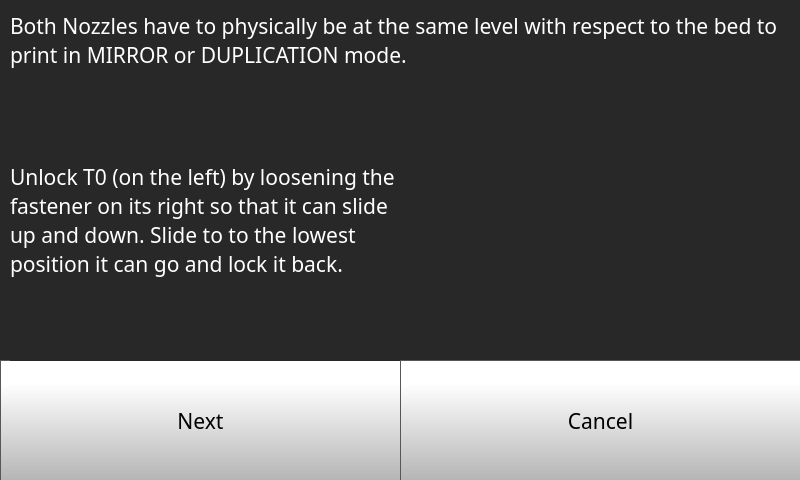
<?xml version="1.0" encoding="UTF-8"?>
<ui version="4.0">
 <class>Form</class>
 <widget class="QWidget" name="Form">
  <property name="geometry">
   <rect>
    <x>0</x>
    <y>0</y>
    <width>800</width>
    <height>480</height>
   </rect>
  </property>
  <property name="minimumSize">
   <size>
    <width>800</width>
    <height>480</height>
   </size>
  </property>
  <property name="maximumSize">
   <size>
    <width>800</width>
    <height>480</height>
   </size>
  </property>
  <property name="windowTitle">
   <string>Form</string>
  </property>
  <widget class="QStackedWidget" name="stackedWidget">
   <property name="geometry">
    <rect>
     <x>0</x>
     <y>0</y>
     <width>800</width>
     <height>480</height>
    </rect>
   </property>
   <property name="minimumSize">
    <size>
     <width>800</width>
     <height>480</height>
    </size>
   </property>
   <property name="maximumSize">
    <size>
     <width>800</width>
     <height>480</height>
    </size>
   </property>
   <property name="styleSheet">
    <string notr="true">background-color: rgb(40, 40, 40);


</string>
   </property>
   <property name="currentIndex">
    <number>0</number>
   </property>
   <widget class="QWidget" name="idexConfigStep1Page">
    <widget class="QPushButton" name="idexConfigStep1NextButton">
     <property name="geometry">
      <rect>
       <x>0</x>
       <y>360</y>
       <width>401</width>
       <height>121</height>
      </rect>
     </property>
     <property name="font">
      <font>
       <family>Gotham</family>
       <pointsize>16</pointsize>
      </font>
     </property>
     <property name="styleSheet">
      <string notr="true">QPushButton {
     border: 1px solid rgb(87, 87, 87);
	background-color: qlineargradient(spread:pad, x1:0, y1:1, x2:0, y2:0.188, stop:0 rgba(180, 180, 180, 255), stop:1 rgba(255, 255, 255, 255));


}

QPushButton:pressed {
    background-color: qlineargradient(x1: 0, y1: 0, x2: 0, y2: 1,
                                      stop: 0 #dadbde, stop: 1 #f6f7fa);
}

QPushButton:flat {
    border: none; /* no border for a flat push button */
}

QPushButton:default {
    border-color: navy; /* make the default button prominent */
}

QPushButton:focus {
	outline: none;
}</string>
     </property>
     <property name="text">
      <string>Next</string>
     </property>
     <property name="iconSize">
      <size>
       <width>40</width>
       <height>40</height>
      </size>
     </property>
    </widget>
    <widget class="QLabel" name="calibrateLabel_8">
     <property name="geometry">
      <rect>
       <x>10</x>
       <y>10</y>
       <width>781</width>
       <height>61</height>
      </rect>
     </property>
     <property name="font">
      <font>
       <family>Gotham</family>
       <pointsize>16</pointsize>
       <weight>50</weight>
       <bold>false</bold>
      </font>
     </property>
     <property name="styleSheet">
      <string notr="true">color: rgb(255, 255, 255);</string>
     </property>
     <property name="text">
      <string>Both Nozzles have to physically be at the same level with respect to the bed to print in MIRROR or DUPLICATION mode.</string>
     </property>
     <property name="wordWrap">
      <bool>true</bool>
     </property>
    </widget>
    <widget class="QLabel" name="calibrateLabel_14">
     <property name="geometry">
      <rect>
       <x>10</x>
       <y>80</y>
       <width>391</width>
       <height>281</height>
      </rect>
     </property>
     <property name="font">
      <font>
       <family>Gotham</family>
       <pointsize>16</pointsize>
       <weight>50</weight>
       <bold>false</bold>
      </font>
     </property>
     <property name="styleSheet">
      <string notr="true">color: rgb(255, 255, 255);</string>
     </property>
     <property name="text">
      <string>Unlock T0 (on the left) by loosening the fastener on its right so that it can slide up and down. Slide to to the lowest position it can go and lock it back.</string>
     </property>
     <property name="wordWrap">
      <bool>true</bool>
     </property>
    </widget>
    <widget class="QLabel" name="Nozzlelevel1">
     <property name="geometry">
      <rect>
       <x>420</x>
       <y>80</y>
       <width>361</width>
       <height>261</height>
      </rect>
     </property>
     <property name="text">
      <string/>
     </property>
     <property name="alignment">
      <set>Qt::AlignCenter</set>
     </property>
    </widget>
    <widget class="QPushButton" name="idexConfigStep1CancelButton">
     <property name="enabled">
      <bool>true</bool>
     </property>
     <property name="geometry">
      <rect>
       <x>400</x>
       <y>360</y>
       <width>401</width>
       <height>121</height>
      </rect>
     </property>
     <property name="font">
      <font>
       <family>Gotham</family>
       <pointsize>16</pointsize>
      </font>
     </property>
     <property name="styleSheet">
      <string notr="true">QPushButton {
     border: 1px solid rgb(87, 87, 87);
	background-color: qlineargradient(spread:pad, x1:0, y1:1, x2:0, y2:0.188, stop:0 rgba(180, 180, 180, 255), stop:1 rgba(255, 255, 255, 255));


}

QPushButton:pressed {
    background-color: qlineargradient(x1: 0, y1: 0, x2: 0, y2: 1,
                                      stop: 0 #dadbde, stop: 1 #f6f7fa);
}

QPushButton:flat {
    border: none; /* no border for a flat push button */
}

QPushButton:default {
    border-color: navy; /* make the default button prominent */
}

QPushButton:focus {
	outline: none;
}</string>
     </property>
     <property name="text">
      <string>Cancel</string>
     </property>
     <property name="iconSize">
      <size>
       <width>40</width>
       <height>40</height>
      </size>
     </property>
    </widget>
   </widget>
   <widget class="QWidget" name="idexConfigStep2Page">
    <widget class="QPushButton" name="idexConfigStep2CancelButton">
     <property name="geometry">
      <rect>
       <x>400</x>
       <y>360</y>
       <width>401</width>
       <height>121</height>
      </rect>
     </property>
     <property name="font">
      <font>
       <family>Gotham</family>
       <pointsize>16</pointsize>
      </font>
     </property>
     <property name="styleSheet">
      <string notr="true">QPushButton {
     border: 1px solid rgb(87, 87, 87);
	background-color: qlineargradient(spread:pad, x1:0, y1:1, x2:0, y2:0.188, stop:0 rgba(180, 180, 180, 255), stop:1 rgba(255, 255, 255, 255));


}

QPushButton:pressed {
    background-color: qlineargradient(x1: 0, y1: 0, x2: 0, y2: 1,
                                      stop: 0 #dadbde, stop: 1 #f6f7fa);
}

QPushButton:flat {
    border: none; /* no border for a flat push button */
}

QPushButton:default {
    border-color: navy; /* make the default button prominent */
}

QPushButton:focus {
	outline: none;
}</string>
     </property>
     <property name="text">
      <string>Cancel</string>
     </property>
     <property name="iconSize">
      <size>
       <width>40</width>
       <height>40</height>
      </size>
     </property>
    </widget>
    <widget class="QLabel" name="calibrateLabel_9">
     <property name="geometry">
      <rect>
       <x>10</x>
       <y>10</y>
       <width>781</width>
       <height>31</height>
      </rect>
     </property>
     <property name="font">
      <font>
       <family>Gotham</family>
       <pointsize>16</pointsize>
       <weight>50</weight>
       <bold>false</bold>
      </font>
     </property>
     <property name="styleSheet">
      <string notr="true">color: rgb(255, 255, 255);</string>
     </property>
     <property name="text">
      <string>Level the Bed</string>
     </property>
     <property name="wordWrap">
      <bool>true</bool>
     </property>
    </widget>
    <widget class="QLabel" name="CalibrationPoint1_2">
     <property name="geometry">
      <rect>
       <x>420</x>
       <y>70</y>
       <width>361</width>
       <height>261</height>
      </rect>
     </property>
     <property name="text">
      <string/>
     </property>
     <property name="alignment">
      <set>Qt::AlignCenter</set>
     </property>
    </widget>
    <widget class="QPushButton" name="idexConfigStep2NextButton">
     <property name="geometry">
      <rect>
       <x>0</x>
       <y>360</y>
       <width>401</width>
       <height>121</height>
      </rect>
     </property>
     <property name="font">
      <font>
       <family>Gotham</family>
       <pointsize>16</pointsize>
      </font>
     </property>
     <property name="styleSheet">
      <string notr="true">QPushButton {
     border: 1px solid rgb(87, 87, 87);
	background-color: qlineargradient(spread:pad, x1:0, y1:1, x2:0, y2:0.188, stop:0 rgba(180, 180, 180, 255), stop:1 rgba(255, 255, 255, 255));


}

QPushButton:pressed {
    background-color: qlineargradient(x1: 0, y1: 0, x2: 0, y2: 1,
                                      stop: 0 #dadbde, stop: 1 #f6f7fa);
}

QPushButton:flat {
    border: none; /* no border for a flat push button */
}

QPushButton:default {
    border-color: navy; /* make the default button prominent */
}

QPushButton:focus {
	outline: none;
}</string>
     </property>
     <property name="text">
      <string>Next</string>
     </property>
     <property name="iconSize">
      <size>
       <width>40</width>
       <height>40</height>
      </size>
     </property>
    </widget>
    <widget class="QLabel" name="calibrateLabel_15">
     <property name="geometry">
      <rect>
       <x>10</x>
       <y>80</y>
       <width>391</width>
       <height>281</height>
      </rect>
     </property>
     <property name="font">
      <font>
       <family>Gotham</family>
       <pointsize>16</pointsize>
       <weight>50</weight>
       <bold>false</bold>
      </font>
     </property>
     <property name="styleSheet">
      <string notr="true">color: rgb(255, 255, 255);</string>
     </property>
     <property name="text">
      <string>Tighten the front right screw, and measure the height with the help of an A4 sheet of Paper as a measuring guage</string>
     </property>
     <property name="wordWrap">
      <bool>true</bool>
     </property>
    </widget>
   </widget>
   <widget class="QWidget" name="idexConfigStep3Page">
    <widget class="QLabel" name="CalibrationPoint2_2">
     <property name="geometry">
      <rect>
       <x>420</x>
       <y>80</y>
       <width>361</width>
       <height>261</height>
      </rect>
     </property>
     <property name="text">
      <string/>
     </property>
     <property name="alignment">
      <set>Qt::AlignCenter</set>
     </property>
    </widget>
    <widget class="QLabel" name="calibrateLabel_11">
     <property name="geometry">
      <rect>
       <x>10</x>
       <y>10</y>
       <width>781</width>
       <height>31</height>
      </rect>
     </property>
     <property name="font">
      <font>
       <family>Gotham</family>
       <pointsize>16</pointsize>
       <weight>50</weight>
       <bold>false</bold>
      </font>
     </property>
     <property name="styleSheet">
      <string notr="true">color: rgb(255, 255, 255);</string>
     </property>
     <property name="text">
      <string>Level the Bed</string>
     </property>
     <property name="wordWrap">
      <bool>true</bool>
     </property>
    </widget>
    <widget class="QPushButton" name="idexConfigStep3CancelButton">
     <property name="geometry">
      <rect>
       <x>400</x>
       <y>360</y>
       <width>401</width>
       <height>121</height>
      </rect>
     </property>
     <property name="font">
      <font>
       <family>Gotham</family>
       <pointsize>16</pointsize>
      </font>
     </property>
     <property name="styleSheet">
      <string notr="true">QPushButton {
     border: 1px solid rgb(87, 87, 87);
	background-color: qlineargradient(spread:pad, x1:0, y1:1, x2:0, y2:0.188, stop:0 rgba(180, 180, 180, 255), stop:1 rgba(255, 255, 255, 255));


}

QPushButton:pressed {
    background-color: qlineargradient(x1: 0, y1: 0, x2: 0, y2: 1,
                                      stop: 0 #dadbde, stop: 1 #f6f7fa);
}

QPushButton:flat {
    border: none; /* no border for a flat push button */
}

QPushButton:default {
    border-color: navy; /* make the default button prominent */
}

QPushButton:focus {
	outline: none;
}</string>
     </property>
     <property name="text">
      <string>Cancel</string>
     </property>
     <property name="iconSize">
      <size>
       <width>40</width>
       <height>40</height>
      </size>
     </property>
    </widget>
    <widget class="QPushButton" name="idexConfigStep3NextButton">
     <property name="geometry">
      <rect>
       <x>0</x>
       <y>360</y>
       <width>401</width>
       <height>121</height>
      </rect>
     </property>
     <property name="font">
      <font>
       <family>Gotham</family>
       <pointsize>16</pointsize>
      </font>
     </property>
     <property name="styleSheet">
      <string notr="true">QPushButton {
     border: 1px solid rgb(87, 87, 87);
	background-color: qlineargradient(spread:pad, x1:0, y1:1, x2:0, y2:0.188, stop:0 rgba(180, 180, 180, 255), stop:1 rgba(255, 255, 255, 255));


}

QPushButton:pressed {
    background-color: qlineargradient(x1: 0, y1: 0, x2: 0, y2: 1,
                                      stop: 0 #dadbde, stop: 1 #f6f7fa);
}

QPushButton:flat {
    border: none; /* no border for a flat push button */
}

QPushButton:default {
    border-color: navy; /* make the default button prominent */
}

QPushButton:focus {
	outline: none;
}</string>
     </property>
     <property name="text">
      <string>Next</string>
     </property>
     <property name="iconSize">
      <size>
       <width>40</width>
       <height>40</height>
      </size>
     </property>
    </widget>
    <widget class="QLabel" name="calibrateLabel_16">
     <property name="geometry">
      <rect>
       <x>10</x>
       <y>80</y>
       <width>391</width>
       <height>281</height>
      </rect>
     </property>
     <property name="font">
      <font>
       <family>Gotham</family>
       <pointsize>16</pointsize>
       <weight>50</weight>
       <bold>false</bold>
      </font>
     </property>
     <property name="styleSheet">
      <string notr="true">color: rgb(255, 255, 255);</string>
     </property>
     <property name="text">
      <string>Tighten the front right screw, and measure the height with the help of an A4 sheet of Paper as a measuring guage</string>
     </property>
     <property name="wordWrap">
      <bool>true</bool>
     </property>
    </widget>
   </widget>
   <widget class="QWidget" name="idexConfigStep4Page">
    <widget class="QLabel" name="calibrateLabel_12">
     <property name="geometry">
      <rect>
       <x>10</x>
       <y>10</y>
       <width>781</width>
       <height>91</height>
      </rect>
     </property>
     <property name="font">
      <font>
       <family>Gotham</family>
       <pointsize>16</pointsize>
       <weight>50</weight>
       <bold>false</bold>
      </font>
     </property>
     <property name="styleSheet">
      <string notr="true">color: rgb(255, 255, 255);</string>
     </property>
     <property name="text">
      <string>Repeat the same using the back leveling screw</string>
     </property>
     <property name="wordWrap">
      <bool>true</bool>
     </property>
    </widget>
    <widget class="QPushButton" name="idexConfigStep4CancelButton">
     <property name="geometry">
      <rect>
       <x>400</x>
       <y>360</y>
       <width>401</width>
       <height>121</height>
      </rect>
     </property>
     <property name="font">
      <font>
       <family>Gotham</family>
       <pointsize>16</pointsize>
      </font>
     </property>
     <property name="styleSheet">
      <string notr="true">QPushButton {
     border: 1px solid rgb(87, 87, 87);
	background-color: qlineargradient(spread:pad, x1:0, y1:1, x2:0, y2:0.188, stop:0 rgba(180, 180, 180, 255), stop:1 rgba(255, 255, 255, 255));


}

QPushButton:pressed {
    background-color: qlineargradient(x1: 0, y1: 0, x2: 0, y2: 1,
                                      stop: 0 #dadbde, stop: 1 #f6f7fa);
}

QPushButton:flat {
    border: none; /* no border for a flat push button */
}

QPushButton:default {
    border-color: navy; /* make the default button prominent */
}

QPushButton:focus {
	outline: none;
}</string>
     </property>
     <property name="text">
      <string>Cancel</string>
     </property>
     <property name="iconSize">
      <size>
       <width>40</width>
       <height>40</height>
      </size>
     </property>
    </widget>
    <widget class="QLabel" name="CalibrationPoint3">
     <property name="geometry">
      <rect>
       <x>10</x>
       <y>100</y>
       <width>781</width>
       <height>251</height>
      </rect>
     </property>
     <property name="text">
      <string/>
     </property>
     <property name="alignment">
      <set>Qt::AlignCenter</set>
     </property>
    </widget>
    <widget class="QPushButton" name="idexConfigStep4NextButton">
     <property name="geometry">
      <rect>
       <x>0</x>
       <y>360</y>
       <width>401</width>
       <height>121</height>
      </rect>
     </property>
     <property name="font">
      <font>
       <family>Gotham</family>
       <pointsize>16</pointsize>
      </font>
     </property>
     <property name="styleSheet">
      <string notr="true">QPushButton {
     border: 1px solid rgb(87, 87, 87);
	background-color: qlineargradient(spread:pad, x1:0, y1:1, x2:0, y2:0.188, stop:0 rgba(180, 180, 180, 255), stop:1 rgba(255, 255, 255, 255));


}

QPushButton:pressed {
    background-color: qlineargradient(x1: 0, y1: 0, x2: 0, y2: 1,
                                      stop: 0 #dadbde, stop: 1 #f6f7fa);
}

QPushButton:flat {
    border: none; /* no border for a flat push button */
}

QPushButton:default {
    border-color: navy; /* make the default button prominent */
}

QPushButton:focus {
	outline: none;
}</string>
     </property>
     <property name="text">
      <string>Next</string>
     </property>
     <property name="iconSize">
      <size>
       <width>40</width>
       <height>40</height>
      </size>
     </property>
    </widget>
   </widget>
   <widget class="QWidget" name="idexConfigStep5Page">
    <widget class="QPushButton" name="moveZPIdexButton">
     <property name="geometry">
      <rect>
       <x>140</x>
       <y>10</y>
       <width>261</width>
       <height>81</height>
      </rect>
     </property>
     <property name="minimumSize">
      <size>
       <width>0</width>
       <height>0</height>
      </size>
     </property>
     <property name="font">
      <font>
       <family>Gotham</family>
       <pointsize>16</pointsize>
      </font>
     </property>
     <property name="styleSheet">
      <string notr="true">QPushButton {
     border: 1px solid rgb(87, 87, 87);

	background-color: qlineargradient(spread:pad, x1:0, y1:1, x2:0, y2:0.188, stop:0 rgba(180, 180, 180, 255), stop:1 rgba(255, 255, 255, 255));
	border-bottom-left-radius: 15px;
	border-top-left-radius: 15px;
}

QPushButton:pressed {
    background-color: qlineargradient(x1: 0, y1: 0, x2: 0, y2: 1,
                                      stop: 0 #dadbde, stop: 1 #f6f7fa);
}

QPushButton:flat {
    border: none; /* no border for a flat push button */
}

QPushButton:default {
    border-color: navy; /* make the default button prominent */
}

QPushButton:focus {
	outline: none;
}</string>
     </property>
     <property name="text">
      <string/>
     </property>
     <property name="icon">
      <iconset resource="../../resources/resource.qrc">
       <normaloff>:/Navigation/img/Navigation/arrows-5.png</normaloff>:/Navigation/img/Navigation/arrows-5.png</iconset>
     </property>
     <property name="iconSize">
      <size>
       <width>150</width>
       <height>150</height>
      </size>
     </property>
     <property name="checkable">
      <bool>false</bool>
     </property>
     <property name="autoDefault">
      <bool>false</bool>
     </property>
     <property name="default">
      <bool>false</bool>
     </property>
     <property name="flat">
      <bool>false</bool>
     </property>
    </widget>
    <widget class="QLabel" name="toolZOffsetLabel_7">
     <property name="geometry">
      <rect>
       <x>10</x>
       <y>320</y>
       <width>791</width>
       <height>31</height>
      </rect>
     </property>
     <property name="font">
      <font>
       <family>MS Shell Dlg 2</family>
       <pointsize>10</pointsize>
       <weight>50</weight>
       <bold>false</bold>
      </font>
     </property>
     <property name="styleSheet">
      <string notr="true">color: rgb(255, 255, 255);</string>
     </property>
     <property name="text">
      <string>Step 3: Lock the position of the tools by tightening the fastener on their right.</string>
     </property>
     <property name="wordWrap">
      <bool>true</bool>
     </property>
    </widget>
    <widget class="QLabel" name="toolZOffsetLabel_5">
     <property name="geometry">
      <rect>
       <x>10</x>
       <y>260</y>
       <width>791</width>
       <height>21</height>
      </rect>
     </property>
     <property name="font">
      <font>
       <family>MS Shell Dlg 2</family>
       <pointsize>10</pointsize>
       <weight>50</weight>
       <bold>false</bold>
      </font>
     </property>
     <property name="styleSheet">
      <string notr="true">color: rgb(255, 255, 255);</string>
     </property>
     <property name="text">
      <string>Step 1: Move the Bed up untill BOTH nozzes just touch the bed.</string>
     </property>
     <property name="wordWrap">
      <bool>true</bool>
     </property>
    </widget>
    <widget class="QPushButton" name="moveZMIdexButton">
     <property name="geometry">
      <rect>
       <x>400</x>
       <y>10</y>
       <width>251</width>
       <height>81</height>
      </rect>
     </property>
     <property name="minimumSize">
      <size>
       <width>0</width>
       <height>0</height>
      </size>
     </property>
     <property name="font">
      <font>
       <family>Gotham</family>
       <pointsize>16</pointsize>
      </font>
     </property>
     <property name="styleSheet">
      <string notr="true">QPushButton {
     border: 1px solid rgb(87, 87, 87);

	background-color: qlineargradient(spread:pad, x1:0, y1:1, x2:0, y2:0.188, stop:0 rgba(180, 180, 180, 255), stop:1 rgba(255, 255, 255, 255));
	border-bottom-right-radius: 15px;
	border-top-right-radius: 15px;
}

QPushButton:pressed {
    background-color: qlineargradient(x1: 0, y1: 0, x2: 0, y2: 1,
                                      stop: 0 #dadbde, stop: 1 #f6f7fa);
}

QPushButton:flat {
    border: none; /* no border for a flat push button */
}

QPushButton:default {
    border-color: navy; /* make the default button prominent */
}

QPushButton:focus {
	outline: none;
}</string>
     </property>
     <property name="text">
      <string/>
     </property>
     <property name="icon">
      <iconset resource="../../resources/resource.qrc">
       <normaloff>:/Navigation/img/Navigation/arrows.png</normaloff>:/Navigation/img/Navigation/arrows.png</iconset>
     </property>
     <property name="iconSize">
      <size>
       <width>150</width>
       <height>150</height>
      </size>
     </property>
     <property name="checkable">
      <bool>false</bool>
     </property>
     <property name="autoDefault">
      <bool>false</bool>
     </property>
     <property name="default">
      <bool>false</bool>
     </property>
     <property name="flat">
      <bool>false</bool>
     </property>
    </widget>
    <widget class="QLabel" name="toolZOffsetLabel_6">
     <property name="geometry">
      <rect>
       <x>10</x>
       <y>290</y>
       <width>791</width>
       <height>21</height>
      </rect>
     </property>
     <property name="font">
      <font>
       <family>MS Shell Dlg 2</family>
       <pointsize>10</pointsize>
       <weight>50</weight>
       <bold>false</bold>
      </font>
     </property>
     <property name="styleSheet">
      <string notr="true">color: rgb(255, 255, 255);</string>
     </property>
     <property name="text">
      <string>Step 2: Physically slide the tools up and down in the carriage such that their nozzles lightly touch the bed. </string>
     </property>
     <property name="wordWrap">
      <bool>true</bool>
     </property>
    </widget>
    <widget class="QPushButton" name="idexConfigStep5CancelButton">
     <property name="geometry">
      <rect>
       <x>400</x>
       <y>360</y>
       <width>401</width>
       <height>121</height>
      </rect>
     </property>
     <property name="font">
      <font>
       <family>Gotham</family>
       <pointsize>16</pointsize>
      </font>
     </property>
     <property name="styleSheet">
      <string notr="true">QPushButton {
     border: 1px solid rgb(87, 87, 87);
	background-color: qlineargradient(spread:pad, x1:0, y1:1, x2:0, y2:0.188, stop:0 rgba(180, 180, 180, 255), stop:1 rgba(255, 255, 255, 255));


}

QPushButton:pressed {
    background-color: qlineargradient(x1: 0, y1: 0, x2: 0, y2: 1,
                                      stop: 0 #dadbde, stop: 1 #f6f7fa);
}

QPushButton:flat {
    border: none; /* no border for a flat push button */
}

QPushButton:default {
    border-color: navy; /* make the default button prominent */
}

QPushButton:focus {
	outline: none;
}</string>
     </property>
     <property name="text">
      <string>Cancel</string>
     </property>
     <property name="iconSize">
      <size>
       <width>40</width>
       <height>40</height>
      </size>
     </property>
    </widget>
    <widget class="QLabel" name="Nozzlelevel2">
     <property name="geometry">
      <rect>
       <x>20</x>
       <y>100</y>
       <width>761</width>
       <height>151</height>
      </rect>
     </property>
     <property name="text">
      <string/>
     </property>
     <property name="alignment">
      <set>Qt::AlignCenter</set>
     </property>
    </widget>
    <widget class="QPushButton" name="idexConfigStep5NextButton">
     <property name="geometry">
      <rect>
       <x>0</x>
       <y>360</y>
       <width>401</width>
       <height>121</height>
      </rect>
     </property>
     <property name="font">
      <font>
       <family>Gotham</family>
       <pointsize>16</pointsize>
      </font>
     </property>
     <property name="styleSheet">
      <string notr="true">QPushButton {
     border: 1px solid rgb(87, 87, 87);
	background-color: qlineargradient(spread:pad, x1:0, y1:1, x2:0, y2:0.188, stop:0 rgba(180, 180, 180, 255), stop:1 rgba(255, 255, 255, 255));


}

QPushButton:pressed {
    background-color: qlineargradient(x1: 0, y1: 0, x2: 0, y2: 1,
                                      stop: 0 #dadbde, stop: 1 #f6f7fa);
}

QPushButton:flat {
    border: none; /* no border for a flat push button */
}

QPushButton:default {
    border-color: navy; /* make the default button prominent */
}

QPushButton:focus {
	outline: none;
}</string>
     </property>
     <property name="text">
      <string>Next</string>
     </property>
     <property name="iconSize">
      <size>
       <width>40</width>
       <height>40</height>
      </size>
     </property>
    </widget>
   </widget>
  </widget>
 </widget>
 <resources>
  <include location="../../resources/resource.qrc"/>
 </resources>
 <connections/>
</ui>
